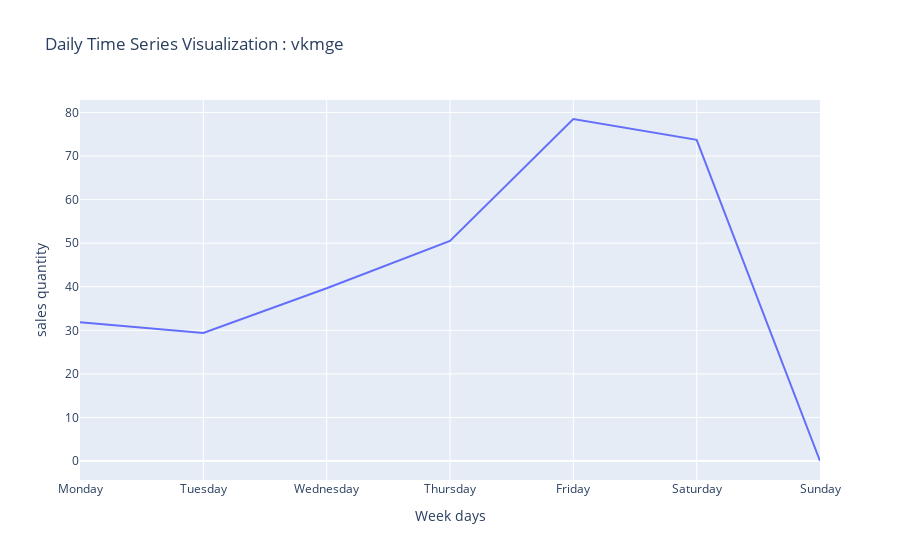

The cell this chart's notebook holds for it:
### Markdown cell above
### Analysis Results:
Sales has the most range in July, it seems that there are some outliers in May and Jun, as mentioned before it seems that the Sales is less in Winter and Fall.

### Code cell
## Grouping by days of week
def vis_week_day(data_season,feat):
    data_season['weekday_name'] = pd.Categorical(data_season['weekday_name'],\
        categories=["Monday", "Tuesday", "Wednesday", "Thursday", "Friday", "Saturday", "Sunday"], ordered=True)
    vk_weekday = data_season.groupby("weekday_name")[feat].mean()

    fig = go.Figure()
    fig.add_trace(go.Scatter(x=vk_weekday.index, y=vk_weekday.values, mode = "lines" ,name = "Daily Sales"))
    fig.update_layout(title=f'Daily Time Series Visualization : {feat}', xaxis_title='Week days', yaxis_title='sales quantity')
    fig.show()
vis_week_day(data_season, "vkmge")

### Figure 1 — Plotly figure (JSON) as saved in the notebook; plotly's stock layout.template omitted (floating-point values rounded to 4 significant figures)
{"data": [{"mode": "lines", "name": "Daily Sales", "type": "scatter", "x": ["Monday", "Tuesday", "Wednesday", "Thursday", "Friday", "Saturday", "Sunday"], "y": [31.85, 29.38, 39.65, 50.51, 78.5, 73.72, 0]}], "layout": {"title": {"text": "Daily Time Series Visualization : vkmge"}, "xaxis": {"title": {"text": "Week days"}}, "yaxis": {"title": {"text": "sales quantity"}}}}
